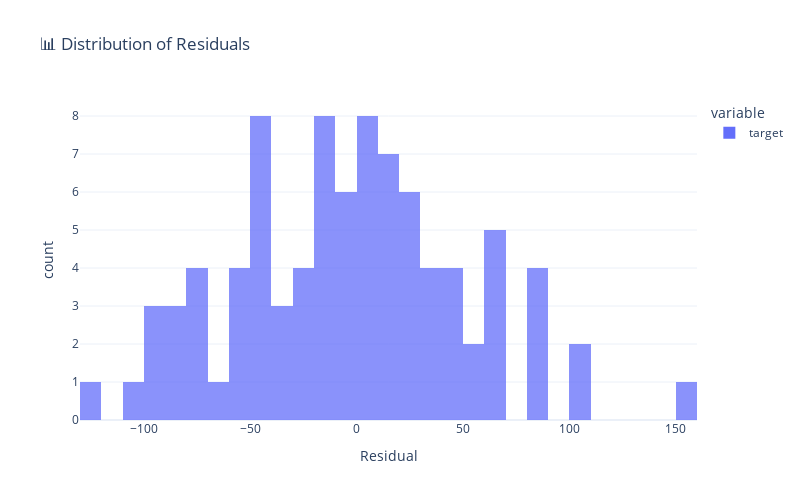

The notebook cell this image was saved under:
### Markdown cell above
### 📊 Residual Distribution

This histogram shows how prediction errors are distributed.  
A symmetric distribution centered around 0 means the model is **not biased** toward overpredicting or underpredicting.

### Code cell
fig = px.histogram(
    residuals,
    nbins=30,
    title="📊 Distribution of Residuals",
    labels={"value": "Residual"},
    opacity=0.75
)

fig.update_layout(template="plotly_white", height=500, width=800)
fig.show()

### Figure 1 — Plotly figure (JSON) as saved in the notebook; plotly's stock layout.template omitted (floating-point values rounded to 4 significant figures)
{"data": [{"bingroup": "x", "hovertemplate": "variable=target<br>Residual=%{x}<br>count=%{y}<extra></extra>", "legendgroup": "target", "marker": {"color": "#636efa", "opacity": 0.75, "pattern": {"shape": ""}}, "name": "target", "nbinsx": 30, "orientation": "v", "showlegend": true, "type": "histogram", "x": [-79.14, 110.0, -66.28, 62.12, 12.19, 8.634, 15.86, -89.02, -5.429, 13.34, 0.4401, -85.2, -42.66, -90.71, -35.16, 64.14, -74.87, -14.34, 26.24, -57.51, -102.7, 24.63, -57.0, -43.23, 26.27, 42.12, -74.32, 102.4, 0.5819, 2.469, 36.31, -25.19, 42.57, 19.49, -6.351, -42.42, 81.9, 35.22, -24.68, -3.352, 24.54, -0.206, 8.473, -14.49, 82.2, 10.66, -126.4, 25.86, -36.47, -92.14, 17.73, -94.3, 37.38, 36.95, 3.123, 61.07, 22.49, 58.9, -48.33, 15.32, 65.08, 153.4, -46.07, 3.552, -84.56, -45.46, -10.96, 54.05, -16.92, -58.3, 80.52, -23.81, -46.48, 84.1, -8.35, 64.63, 6.89, -11.93, -78.64, -28.83, 41.34, -50.02, -41.36, -15.94, -38.93, -17.35, 44.38, -6.557, -18.37], "xaxis": "x", "yaxis": "y"}], "layout": {"barmode": "relative", "height": 500, "legend": {"title": {"text": "variable"}, "tracegroupgap": 0}, "title": {"text": "📊 Distribution of Residuals"}, "width": 800, "xaxis": {"anchor": "y", "domain": [0, 1], "title": {"text": "Residual"}}, "yaxis": {"anchor": "x", "domain": [0, 1], "title": {"text": "count"}}}}
